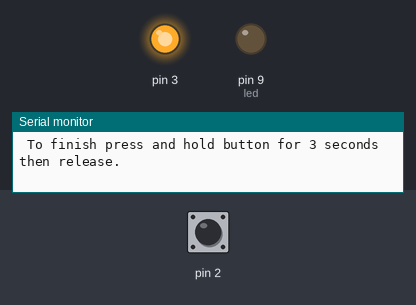
Bench run of a sketch on a simulated Arduino Uno, built with avr-gcc and run on an emulated ATmega328P. Shown: output pins drawn as LEDs (lit = HIGH), the last lines printed to the serial monitor. Wiring (inferred from the names in the program): 24Cxx EEPROM at I2C address 0x50. Dashed ring = blinking. The inputs (shaded band) are chosen by the test bench; at power-on: pin 2 LOW. EEPROM starts erased.

Above: at 1.2 s.
1.3 s: pin 2 pulsed HIGH 5 times (0.12 s each, 0.3 s apart)
At 1.9 s:
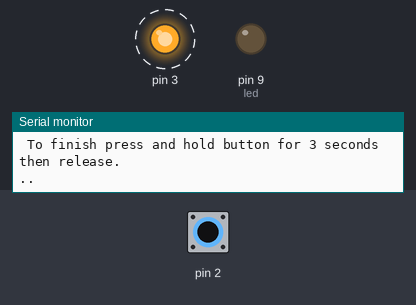
Timing chart, 0 to 4.3 s (numbered marks = the images above; inputs shaded):
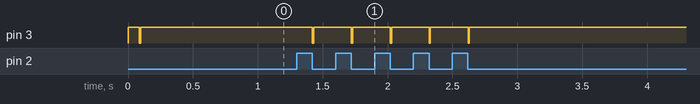

Measured:
- after the input at 1.3 s, pin 3: alternates HIGH for 0.29 s and LOW for 0.01 s, 10 changes in all, then stays HIGH, starting after 0.12 s

The sketch:

Lab1MorseCode2.ino
```cpp
#include <Wire.h> //I2C library
void setup() {
  // put your setup code here, to run once:
  pinMode(3, OUTPUT);
  pinMode(2, INPUT);
  Wire.begin(); // initialise the connection as the device master

  // Enable Serial port (so we can print results to understand whats going on)
  Serial.begin(9600);

  // Turn on EEPROM's write protect
  digitalWrite(3, HIGH);
  Serial.print("Begin morse code. Press for dot, hold 1 second for dash , hold for 2 seconds for null.\n To finish press and hold button for 3 seconds then release.\n");

}

void loop() {
  // put your main code here, to run repeatedly:
  const int EEPROMI2Caddress = 0x50; // HEX in BINARY it is 01010000
  int test;int j;int i=5;
  char dot='.';char dash='-';char DatByte_out=0;char space=' ';
  int MEMLOCATIONaddr;
  int val;unsigned long t_zero;
  unsigned long t_ref=millis();
  int address=0x50;
  int led=9;int brightness=255;
  pinMode(led, OUTPUT);

  byte four = (t_ref & 0xFF);
  byte three = ((t_ref >> 8) & 0xFF);
  byte two = ((t_ref >> 16) & 0xFF);
  byte one = ((t_ref >> 24) & 0xFF);

  // Pick a location on the EEPROM to write to and read from
  MEMLOCATIONaddr = 0;
  //////////////////////////////////////////////////////////
  // Write a byte to the first address of the EEPROM
  //////////////////////////////////////////////////////////
  // enable the EEPROM by setting WP pin low
  digitalWrite(3, LOW);
  delay(10);
  // call the EEPROM
  Wire.beginTransmission(EEPROMI2Caddress);

  // send the address in the eeprom we want to write too (its 16 bits or two bytes long)

  Wire.write((int)(MEMLOCATIONaddr >> 8)); // MSB
  Wire.write((int)(MEMLOCATIONaddr & 0xFF)); // LSB

  // Write the byte we want to write to
  Wire.write(four);
  // stop the call to the eeprom
  Wire.endTransmission();

  Wire.beginTransmission(EEPROMI2Caddress);
  Wire.write((int)(MEMLOCATIONaddr+1 >> 8)); // MSB
  Wire.write((int)(MEMLOCATIONaddr+1 & 0xFF)); // LSB
  Wire.write(three);
  Wire.endTransmission();

  Wire.beginTransmission(EEPROMI2Caddress);
  Wire.write((int)(MEMLOCATIONaddr+2 >> 8)); // MSB
  Wire.write((int)(MEMLOCATIONaddr+2 & 0xFF)); // LSB
  Wire.write(two);
  Wire.endTransmission();

  Wire.beginTransmission(EEPROMI2Caddress);
  Wire.write((int)(MEMLOCATIONaddr+3 >> 8)); // MSB
  Wire.write((int)(MEMLOCATIONaddr+3 & 0xFF)); // LSB
  Wire.write(one);
  Wire.endTransmission();

  //Turn back on the EEPROM's WP by setting D3 High
  digitalWrite(3, HIGH);


  //////////////////////////////////////////////////////////
  // add a brief delay between read and write
  //////////////////////////////////////////////////////////
  delay(5);


  //////////////////////////////////////////////////////////
  // Read a byte to the first address of the EEPROM
  //////////////////////////////////////////////////////////
  // call the EEPROM
  Wire.beginTransmission(EEPROMI2Caddress);

  // send it the address we want to read from
  Wire.write((int)(MEMLOCATIONaddr >> 8)); // MSB
  Wire.write((int)(MEMLOCATIONaddr & 0xFF)); // LSB

  // hang up and let the EEPROM prepare a response
  Wire.endTransmission();

  // ask for a byte back and wait here for a response
  Wire.requestFrom(EEPROMI2Caddress, 1);
  test = Wire.available();
  if (test) {
     long four = Wire.read();
  }
  Wire.beginTransmission(EEPROMI2Caddress);
  Wire.write((int)(MEMLOCATIONaddr+1 >> 8)); // MSB
  Wire.write((int)(MEMLOCATIONaddr+1 & 0xFF)); // LSB
  Wire.endTransmission();
   Wire.requestFrom(EEPROMI2Caddress, 1);
  test = Wire.available();
  if (test) {
     long three = Wire.read();
  }
  Wire.beginTransmission(EEPROMI2Caddress);
  Wire.write((int)(MEMLOCATIONaddr+2 >> 8)); // MSB
  Wire.write((int)(MEMLOCATIONaddr+2 & 0xFF)); // LSB
  Wire.endTransmission();
   Wire.requestFrom(EEPROMI2Caddress, 1);
  test = Wire.available();
  if (test) {
     long two = Wire.read();
  }
  Wire.beginTransmission(EEPROMI2Caddress);
  Wire.write((int)(MEMLOCATIONaddr+3 >> 8)); // MSB
  Wire.write((int)(MEMLOCATIONaddr+3 & 0xFF)); // LSB
  Wire.endTransmission();
   Wire.requestFrom(EEPROMI2Caddress, 1);
  test = Wire.available();
  if (test) {
     long one = Wire.read();
  }
  long t =((four << 0) & 0xFF) + ((three << 8) & 0xFFFF) +  ((two << 16) & 0xFFFFFF) + ((one << 24) & 0xFFFFFFFF);
  //Serial.print("\nTime: ");
  //Serial.print(t);


  //Serial.print("\nReference time: ");
  //Serial.print(t_ref);
  int x;
  x=0;j=4;
  while (x==0){
  val=digitalRead(2);
  if(val==1){
      t_ref=millis();
      while(val==1){
        delay(10);
        val=digitalRead(2);
      }
      long stoptime=millis();
      if(stoptime-t_ref<800){
        j=j+1;
        Serial.print(".");

        digitalWrite(3, LOW);
        delay(10);
        Wire.beginTransmission(EEPROMI2Caddress);
        Wire.write((int)(MEMLOCATIONaddr+j >> 8)); // MSB
        Wire.write((int)(MEMLOCATIONaddr+j & 0xFF)); // LSB
        Wire.write(dot);
        Wire.endTransmission();
        digitalWrite(3, HIGH);
              }
      if(stoptime-t_ref>800 && stoptime-t_ref<1500){
        j=j+1;
        Serial.print("-");

        digitalWrite(3, LOW);
        delay(10);
        Wire.beginTransmission(EEPROMI2Caddress);
        Wire.write((int)(MEMLOCATIONaddr+j>> 8)); // MSB
        Wire.write((int)(MEMLOCATIONaddr+j & 0xFF)); // LSB
        Wire.write(dash);
        Wire.endTransmission();
        digitalWrite(3, HIGH);
      }
      if(stoptime-t_ref>1500 && stoptime-t_ref<3000){
        j=j+1;
        Serial.print(" ");

        digitalWrite(3, LOW);
        delay(10);
        Wire.beginTransmission(EEPROMI2Caddress);
        Wire.write((int)(MEMLOCATIONaddr+j>> 8)); // MSB
        Wire.write((int)(MEMLOCATIONaddr+j & 0xFF)); // LSB
        Wire.write(space);
        Wire.endTransmission();
        digitalWrite(3, HIGH);
      }

      if (stoptime-t_ref>3000){
        x=1;
        Serial.print("\nMorse code done.\n");
        Serial.print("The following code was recorded:\n");

        while(i<=j){
        delay(500);

        Wire.beginTransmission(EEPROMI2Caddress);
        Wire.write((int)(MEMLOCATIONaddr+i >> 8)); // MSB
        Wire.write((int)(MEMLOCATIONaddr+i & 0xFF)); // LSB
        Wire.endTransmission();
        Wire.requestFrom(EEPROMI2Caddress, 1);
        test = Wire.available();
        if (test) {
           DatByte_out = Wire.read();
         }
        Serial.print(DatByte_out);

        if(DatByte_out==dot){
          digitalWrite(led,HIGH);
          delay(200);
          digitalWrite(led,LOW);
        }
        if(DatByte_out==dash){
          digitalWrite(led,HIGH);
          delay(1000);
          digitalWrite(led,LOW);
        }
        if(DatByte_out==space){
          delay(1000);
        }
        i=i+1;
        }
      }
  }
  }
   delay(100);
  Serial.print("\n");
}
```
